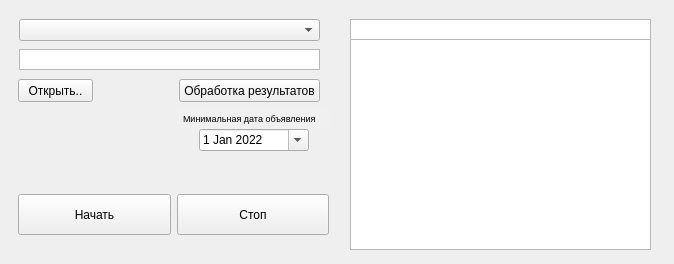
<?xml version="1.0" encoding="UTF-8"?>
<ui version="4.0">
 <class>MainWindow</class>
 <widget class="QMainWindow" name="MainWindow">
  <property name="geometry">
   <rect>
    <x>0</x>
    <y>0</y>
    <width>674</width>
    <height>264</height>
   </rect>
  </property>
  <property name="windowTitle">
   <string>MainWindow</string>
  </property>
  <property name="styleSheet">
   <string notr="true"/>
  </property>
  <widget class="QWidget" name="centralwidget">
   <layout class="QHBoxLayout" name="horizontalLayout">
    <item>
     <widget class="QWidget" name="widget_2" native="true">
      <property name="sizePolicy">
       <sizepolicy hsizetype="Ignored" vsizetype="Ignored">
        <horstretch>0</horstretch>
        <verstretch>0</verstretch>
       </sizepolicy>
      </property>
      <widget class="QListWidget" name="previewDirectory">
       <property name="geometry">
        <rect>
         <x>10</x>
         <y>40</y>
         <width>301</width>
         <height>21</height>
        </rect>
       </property>
       <property name="sizePolicy">
        <sizepolicy hsizetype="Expanding" vsizetype="Ignored">
         <horstretch>0</horstretch>
         <verstretch>0</verstretch>
        </sizepolicy>
       </property>
      </widget>
      <widget class="QWidget" name="widget_3" native="true">
       <property name="geometry">
        <rect>
         <x>9</x>
         <y>185</y>
         <width>311</width>
         <height>41</height>
        </rect>
       </property>
       <layout class="QHBoxLayout" name="horizontalLayout_2">
        <item>
         <widget class="QPushButton" name="btnStart">
          <property name="sizePolicy">
           <sizepolicy hsizetype="Ignored" vsizetype="Ignored">
            <horstretch>0</horstretch>
            <verstretch>0</verstretch>
           </sizepolicy>
          </property>
          <property name="text">
           <string>Начать</string>
          </property>
         </widget>
        </item>
        <item>
         <widget class="QPushButton" name="btnStop">
          <property name="sizePolicy">
           <sizepolicy hsizetype="Ignored" vsizetype="Ignored">
            <horstretch>0</horstretch>
            <verstretch>0</verstretch>
           </sizepolicy>
          </property>
          <property name="text">
           <string>Стоп</string>
          </property>
         </widget>
        </item>
       </layout>
      </widget>
      <widget class="QPushButton" name="btnDirectory">
       <property name="geometry">
        <rect>
         <x>9</x>
         <y>70</y>
         <width>75</width>
         <height>23</height>
        </rect>
       </property>
       <property name="sizePolicy">
        <sizepolicy hsizetype="Ignored" vsizetype="Ignored">
         <horstretch>0</horstretch>
         <verstretch>0</verstretch>
        </sizepolicy>
       </property>
       <property name="text">
        <string>Открыть..</string>
       </property>
      </widget>
      <widget class="QComboBox" name="chooseParser">
       <property name="geometry">
        <rect>
         <x>10</x>
         <y>10</y>
         <width>301</width>
         <height>22</height>
        </rect>
       </property>
      </widget>
      <widget class="QDateEdit" name="dateEdit">
       <property name="geometry">
        <rect>
         <x>190</x>
         <y>120</y>
         <width>110</width>
         <height>22</height>
        </rect>
       </property>
       <property name="dateTime">
        <datetime>
         <hour>0</hour>
         <minute>0</minute>
         <second>0</second>
         <year>2022</year>
         <month>1</month>
         <day>1</day>
        </datetime>
       </property>
       <property name="calendarPopup">
        <bool>true</bool>
       </property>
      </widget>
      <widget class="QPlainTextEdit" name="plainTextEdit">
       <property name="geometry">
        <rect>
         <x>170</x>
         <y>100</y>
         <width>151</width>
         <height>20</height>
        </rect>
       </property>
       <property name="font">
        <font>
         <pointsize>7</pointsize>
        </font>
       </property>
       <property name="autoFillBackground">
        <bool>true</bool>
       </property>
       <property name="styleSheet">
        <string notr="true">border-color: rgb(240, 240, 240);
background-color: rgb(240, 240, 240);</string>
       </property>
       <property name="frameShape">
        <enum>QFrame::NoFrame</enum>
       </property>
       <property name="lineWidth">
        <number>0</number>
       </property>
       <property name="verticalScrollBarPolicy">
        <enum>Qt::ScrollBarAlwaysOff</enum>
       </property>
       <property name="horizontalScrollBarPolicy">
        <enum>Qt::ScrollBarAlwaysOff</enum>
       </property>
       <property name="readOnly">
        <bool>true</bool>
       </property>
       <property name="plainText">
        <string>Минимальная дата объявления</string>
       </property>
      </widget>
      <widget class="QPushButton" name="processingResults">
       <property name="geometry">
        <rect>
         <x>170</x>
         <y>70</y>
         <width>141</width>
         <height>23</height>
        </rect>
       </property>
       <property name="sizePolicy">
        <sizepolicy hsizetype="Ignored" vsizetype="Ignored">
         <horstretch>0</horstretch>
         <verstretch>0</verstretch>
        </sizepolicy>
       </property>
       <property name="text">
        <string>Обработка результатов</string>
       </property>
      </widget>
     </widget>
    </item>
    <item>
     <widget class="QWidget" name="widget" native="true">
      <widget class="QListWidget" name="infoParser">
       <property name="geometry">
        <rect>
         <x>10</x>
         <y>10</y>
         <width>301</width>
         <height>21</height>
        </rect>
       </property>
      </widget>
      <widget class="QTextEdit" name="streamParsing">
       <property name="geometry">
        <rect>
         <x>10</x>
         <y>30</y>
         <width>301</width>
         <height>211</height>
        </rect>
       </property>
       <property name="readOnly">
        <bool>true</bool>
       </property>
      </widget>
     </widget>
    </item>
   </layout>
  </widget>
 </widget>
 <resources/>
 <connections/>
</ui>
